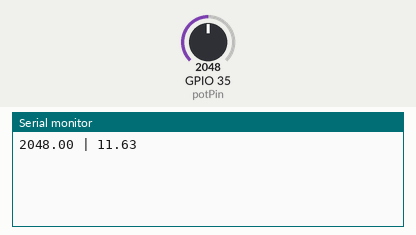
Simulated run of this sketch. Board: ESP32. On the bench: the last lines printed to the serial monitor. The test bench sets the inputs (shaded band); at power-on: GPIO 35 (potPin) = 2048.

Above: at 3.2 s.
3.3 s: GPIO 35 (potPin) set to 2866
At 5.2 s:
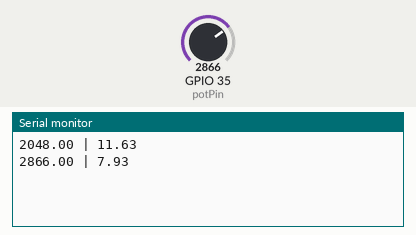
6.0 s: GPIO 35 (potPin) set to 3603
At 6.7 s:
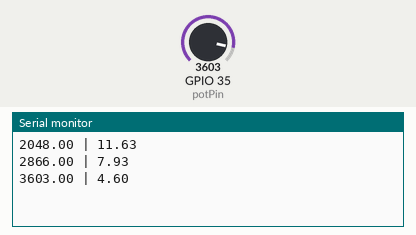
Timing chart, 0 to 9.0 s (numbered marks = the images above; inputs shaded):
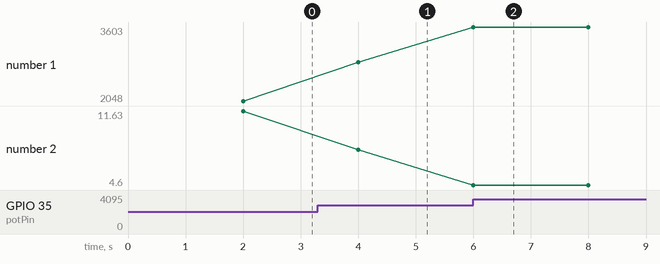

Measured:
- after the input at 3.3 s, the serial monitor: prints a new line after 0.70 s (image 1)
- after the input at 6.0 s, the serial monitor: prints a new line at once (image 2)
- plotted number 1: 2048 → 2866 after the input at 3.3 s, 2866 → 3603 after the input at 6.0 s
- plotted number 2: 11.63 → 7.93 after the input at 3.3 s, 7.93 → 4.6 after the input at 6.0 s

The sketch:

ph.ino
```cpp
const int potPin = 35;
float ph;
float Value = 0;

void setup() {
  Serial.begin(115200);
  pinMode(potPin,INPUT);
  delay(2000);
}

void loop() {
  Value = analogRead(potPin);
  Serial.print(Value);
  Serial.print(" | ");

  // float volt = (float)Value/6*3.4469/4095;
  // ph = -5.70 * volt + 21.34;

  // float volt = (float)Value*3.3/1024/6;
  // ph = 3.5*volt;

  float volt = (float)Value*5.0/1024/6;
  ph = 7 + ((2.5 - volt) / 0.18);

  Serial.println(ph);

  delay(2000);
}
```
